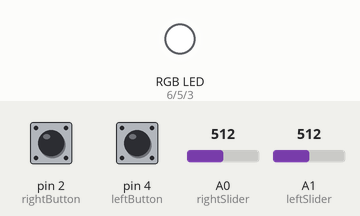
This program was run on a simulated Arduino Nano, built with avr-gcc and run on an emulated ATmega328P. On the bench: an RGB LED mixed from three pins (HIGH = lit). The inputs (shaded band) are chosen by the test bench; at power-on: pin 2 (rightButton) HIGH, pin 4 (leftButton) HIGH, A0 (rightSlider) = 512, A1 (leftSlider) = 512. No radio packets arrive unless stated; what the program prints to the serial monitor is not drawn.

Above: at 0.1 s.
Timing chart, 0 to 1.6 s (numbered marks = the images above):
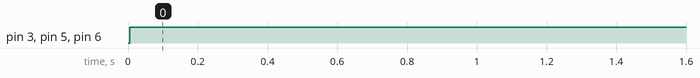

Measured:
- by itself, pin 3 (blue_light_pin), pin 5 (green_light_pin), pin 6 (red_light_pin): LOW → HIGH at 0.01 s

The program:

main.cpp
```cpp
#include <Arduino.h>
#include <SPI.h>
#include <nRF24L01.h>
#include <RF24.h>

//Radio Setup
RF24 radio(7, 8);  // CE, CSN
byte sAddresses[][6] = {"BasT","BasR"};

//Radio Data
typedef struct{
  bool pair = false;
  int channel = 0;
}
remote;
remote remoteData;

// Controller Setup
#define rightButton 2
boolean rightbuttonState;
#define leftButton 4
boolean leftbuttonState;

// Controller Ports
int leftSlider = A1;
int leftValue = 0;
int rightSlider = A0;
int rightValue = 0;

int red_light_pin= 6;
int green_light_pin = 5;
int blue_light_pin = 3;

#define pairButton 10
boolean pairbuttonState;


//Controller Data
typedef struct{
  int leftSpeed = 90;   // debug value
  int rightSpeed = 90;
  bool leftTrigger = 0;
  bool rightTrigger = 0;

}
ctrl;
ctrl ctrlData;

const int maxSpeed = 105;
const int minSpeed = 80;

void RGB_color(int red_light_value, int green_light_value, int blue_light_value){
  analogWrite(red_light_pin, red_light_value);
  analogWrite(green_light_pin, green_light_value);
  analogWrite(blue_light_pin, blue_light_value);
}


void getController(){
  //Serial.println("Get controls");
  rightbuttonState = !digitalRead(rightButton);
  leftbuttonState = !digitalRead(leftButton);
  leftValue = analogRead(leftSlider);
  rightValue = analogRead(rightSlider);
  //Serial.println(rightbuttonState);
  // Serial.println(leftValue);
}

void sendData(){
  ctrlData.leftTrigger = leftbuttonState;
  ctrlData.rightTrigger = rightbuttonState;

  //Left Control
  if (leftValue < 300)
  {
    ctrlData.leftSpeed = map(leftValue, 1, 290, minSpeed, 88);
    if (ctrlData.leftTrigger)
    {
      ctrlData.leftSpeed = 1;
    }
    //ctrlData.leftSpeed = 88;
  }else if (leftValue > 550)
  {
    ctrlData.leftSpeed = map(leftValue, 560, 708, 98, maxSpeed);
    //ctrlData.leftSpeed = 98;
    if (ctrlData.leftTrigger)
    {
      ctrlData.leftSpeed = 180;
    }
  }
  else{
    ctrlData.leftSpeed = 92;
    if (ctrlData.leftTrigger)
    {
      ctrlData.leftSpeed = 180;
    }
  }

  // rightValue = map(rightValue, 0, 708, 708, 0);
  //Right Control
  if (rightValue < 300)
  {
    ctrlData.rightSpeed = map(rightValue, 1, 290, minSpeed, 88);
    if (ctrlData.leftTrigger)
    {
      ctrlData.rightSpeed = 1;
    }
    //ctrlData.rightSpeed = 88;
  }else if (rightValue > 550)
  {
    ctrlData.rightSpeed = map(rightValue, 560, 708, 98, maxSpeed);
    //ctrlData.rightSpeed = 98;
    if (ctrlData.leftTrigger)
    {
      ctrlData.rightSpeed = 180;
    }
  }
  else{
    ctrlData.rightSpeed = 92;
    if (ctrlData.leftTrigger)
    {
      ctrlData.rightSpeed = 1;
    }
  }

  //ctrlData.leftSpeed = map(leftValue, 4, 708, 0, 180);
  //ctrlData.rightSpeed = map(rightValue, 4, 708, 0, 180);
  //Serial.println(ctrlData.rightTrigger);
  radio.write( &ctrlData, sizeof(ctrlData) );

}

void setup() {
  Serial.begin(9600);
  Serial.println("Start Remote Basic");

  radio.begin();
  radio.openWritingPipe(sAddresses[0]);
  radio.setAutoAck(1);
  radio.stopListening();

  pinMode(rightButton,INPUT_PULLUP);
  pinMode(leftButton,INPUT_PULLUP);
  pinMode(pairButton,INPUT_PULLUP);

  pinMode(red_light_pin, OUTPUT);
  pinMode(green_light_pin, OUTPUT);
  pinMode(blue_light_pin, OUTPUT);

  // put your setup code here, to run once:
}

void loop() {
  //Serial.println("Transmit");
  RGB_color(255, 255, 255); // Red
  getController();
  sendData();
  delay(1000);
}
```
